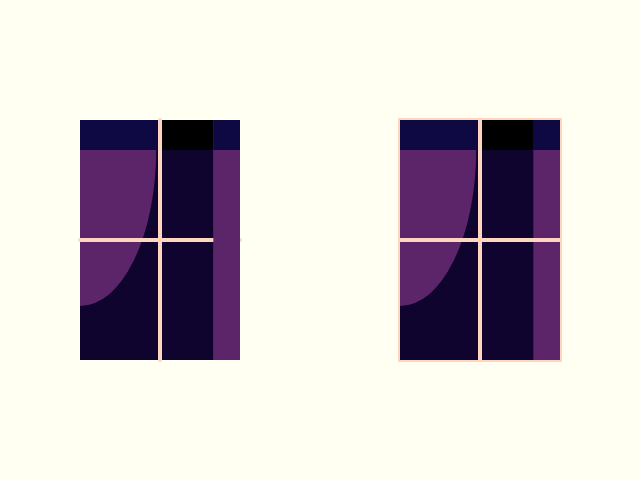
Frame 1 (no input)
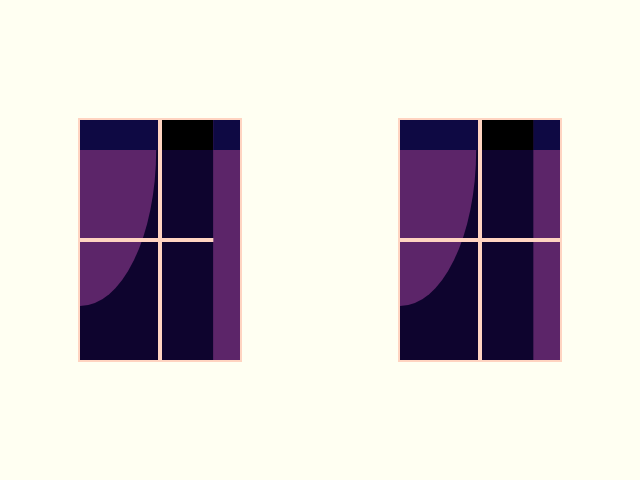
Frame 60 (no input)
Frame 120 (the mouse pressed at the canvas centre since frame 60): identical to frame 60, image omitted

The p5.js sketch that drew these frames (run headless with seeded random() and noise() and a simulated clock; from frame 60 on, the mouse is pressed at the canvas centre):

// p5.js sketch
// ── sketch.js
// windows
function setup() { 
   createCanvas(640, 480);
    
    noStroke();
}
function draw() {
    background(255, 255, 242);
    
    var windowWidth = width/2; // window width
    var windowHeight = height; // window height
    
    for ( var x = windowWidth/4; x < width; x+=windowWidth) {
       for (var y = windowHeight/4; y < height; y+=windowHeight) {
           
           fill(14, 4, 46);
           rect(x, y, windowWidth/2, windowHeight/2);
           
          noStroke();
           rect(x, y, windowWidth/4, windowHeight/4);
           rect(x, y+windowHeight/4, windowWidth/4, windowHeight/4);
           rect(x+windowWidth/4, y, windowWidth/4, windowHeight/4);
           rect(x+windowWidth/4, y+windowHeight/4, windowWidth/4, windowHeight/4);
       

           fill(92, 37, 105);
           noStroke();
          rect(x-windowWidth/4-windowWidth/3, y, windowWidth/12, windowHeight/4);
          rect(x-windowWidth/4-windowWidth/3, y+windowHeight/4, windowWidth/12, windowHeight/4);
           rect(x+windowWidth/4+windowWidth/4+windowWidth/4-windowWidth/3, y, windowWidth/12, windowHeight/4);
           rect(x+windowWidth/4+windowWidth/4+windowWidth/4-windowWidth/3,y+windowHeight/4, windowWidth/12, windowHeight/4);
           
           //the smallest rect
           fill(14, 9, 67);
           rect(x-windowWidth/4-windowWidth/3, y, windowWidth/12, windowHeight/16 );
           rect(x+windowWidth/4+windowWidth/4+windowWidth/4-windowWidth/3, y, windowWidth/12, windowHeight/16);
           
            fill(14, 9, 67);
           rect(x, y, windowWidth/4, windowHeight/16);
           
           fill(0);
           rect(x+windowWidth/4, y, windowWidth/6, windowHeight/16);
           
           fill(92, 37, 105);
           arc(x, windowHeight/3.2, windowWidth/2.1, windowHeight/4+windowHeight/2.5, 0, HALF_PI);
           
           stroke(255, 212, 193);
           strokeWeight(4);
           line(x+windowWidth/4, y, x+windowWidth/4, y+windowHeight/2);
           line(x, windowHeight/2, x+windowWidth/2, windowHeight/2);
           
           
           
           
           
           
           
           
           
        }
    }
        
}
